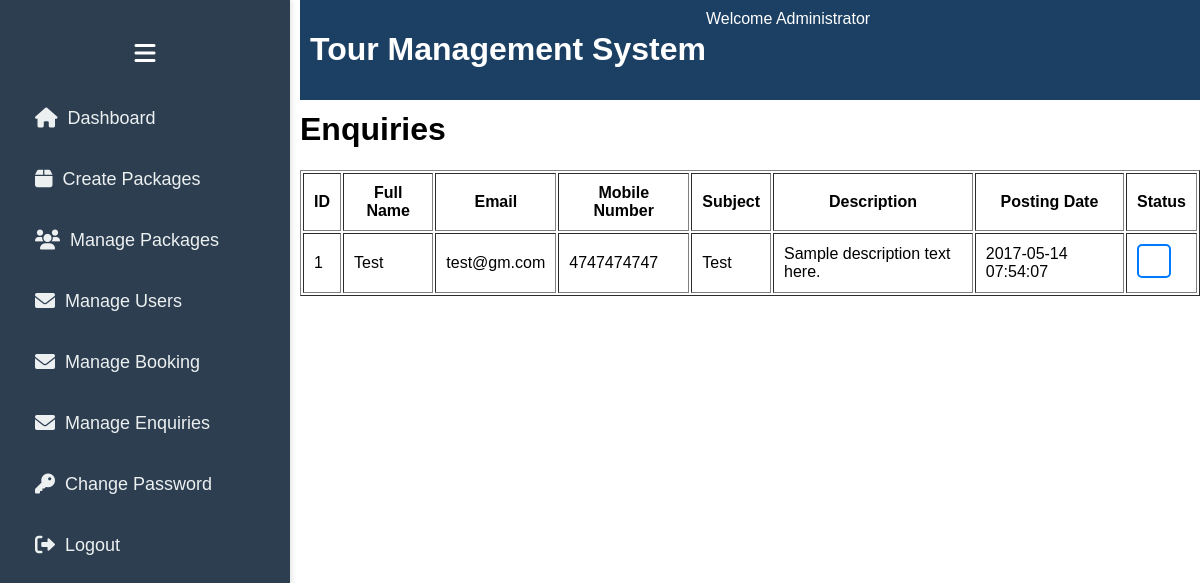
The page /tour_booking_system/admin_manage_enquiries.php (signed in) on the database as committed earlier.
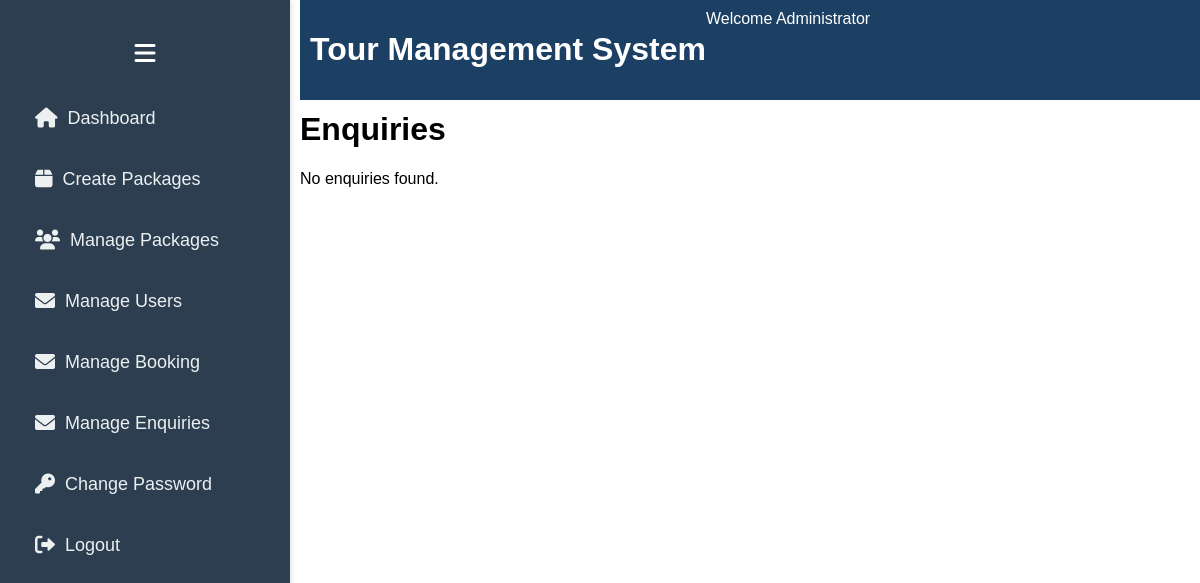
The same page on the database as committed later.
### tables this page shows
CREATE TABLE tblenquiry (
    id INT AUTO_INCREMENT PRIMARY KEY,
    FullName VARCHAR(100) DEFAULT NULL,
    EmailId VARCHAR(100) DEFAULT NULL,
    MobileNumber VARCHAR(15) DEFAULT NULL,
    Subject VARCHAR(100) DEFAULT NULL,
    Description MEDIUMTEXT DEFAULT NULL,
    PostingDate TIMESTAMP DEFAULT CURRENT_TIMESTAMP,
    Status TINYINT(1) DEFAULT 0  
);

### tour_booking_system/admin_manage_enquiries.php (the view, shortened to what this page needs)
<?php
    include 'admin_panel.php';
    include 'db_connection.php';
?>
<!DOCTYPE html>
<html lang="en">
<head>
</head>
<body>
    <div class="enquiry">
        <h1>Enquiries</h1>
        <?php
        $sql = "SELECT id, FullName, EmailId, MobileNumber, Subject, Description, PostingDate, Status  FROM tblenquiry";
        $result = $conn->query($sql);
        if ($result->num_rows > 0) {
            echo "<table border='1' cellpadding='10'>
                    <tr>
                        <th>ID</th>
                        <th>Full Name</th>
                        <th>Email</th>
                        <th>Mobile Number</th>
                        <th>Subject</th>
                        <th>Description</th>
                        <th>Posting Date</th>
                        <th>Status</th>
                    </tr>";
            while($row = $result->fetch_assoc()) {
                echo "<tr>
                        <td>" . htmlspecialchars($row["id"]) . "</td>
                        <td>" . htmlspecialchars($row["FullName"]) . "</td>
                        <td>" . htmlspecialchars($row["EmailId"]) . "</td>
                        <td>" . htmlspecialchars($row["MobileNumber"]) . "</td>
                        <td>" . htmlspecialchars($row["Subject"]) . "</td>
                        <td>" . nl2br(htmlspecialchars($row["Description"])) . "</td>
                        <td>" . htmlspecialchars($row["PostingDate"]) . "</td>";
                $statusChecked = $row["Status"] == 1 ? "checked" : "";
                echo "<td>
                        <label class='custom-checkbox'>
                            <input type='checkbox' $statusChecked onclick='handleStatusClick(this)' />
                            <span></span>
                        </label>
                      </td>
                      </tr>";
            }
            echo "</table>";
        } else {
            echo "No enquiries found.";
        }
        ?>
    </div>
</body>
</html>

Rows that differ between the two databases and show on the page:
removed tblenquiry: id "1", FullName "Test", EmailId "test@gm.com", MobileNumber "4747474747", Subject "Test", Description "Sample description text here.", PostingDate "2017-05-14 07:54:07"
Other text that changed with them:
text no longer shown: "ID Full Name Email Mobile Number Subject Description Posting Date Status"
text now shown: "No enquiries found."
